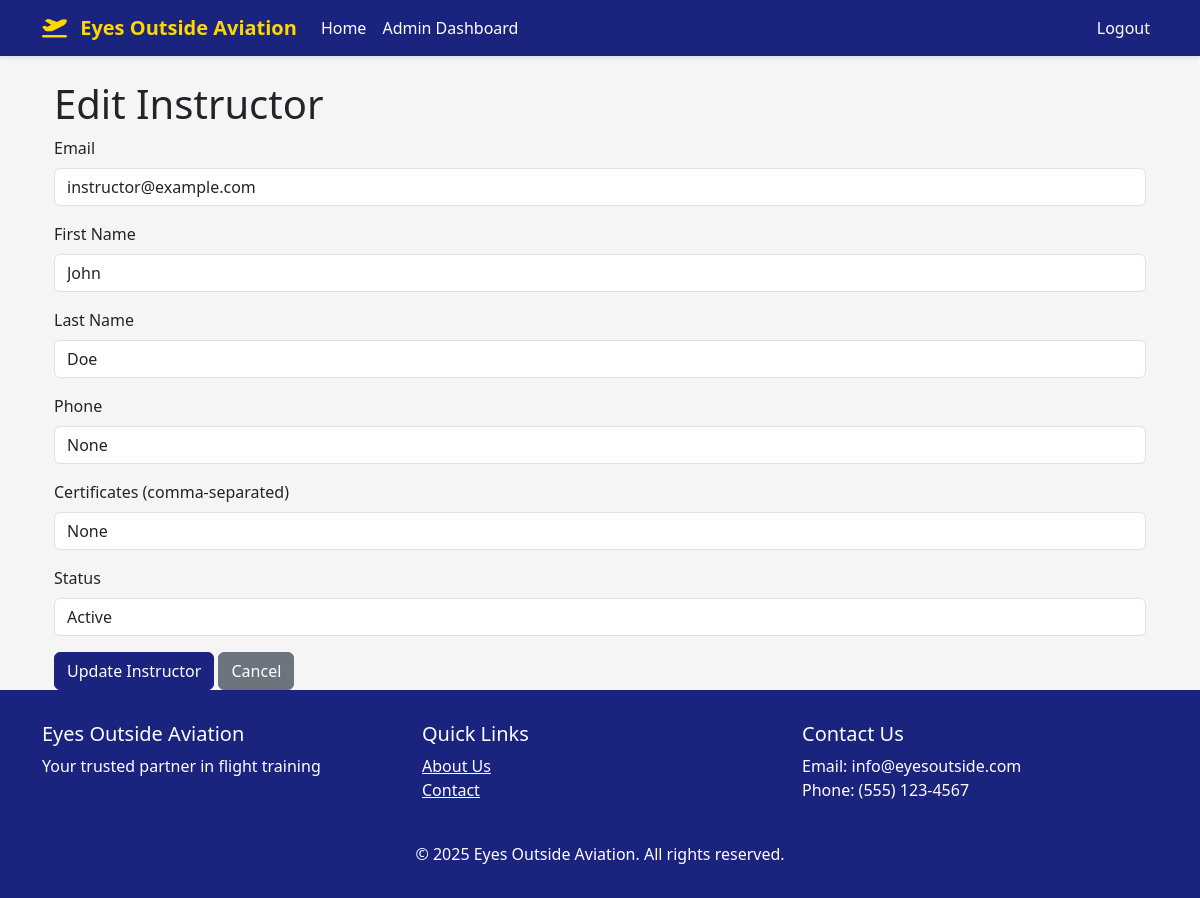
The app's page /admin/instructor/7/edit (signed in) with its own data.
### app/models.py (models this page shows, shortened)
class User(UserMixin, db.Model):
    id = db.Column(db.Integer, primary_key=True)
    email = db.Column(db.String(120), unique=True, nullable=False)
    first_name = db.Column(db.String(64))
    last_name = db.Column(db.String(64))
    name = db.Column(db.String(128))  # Full name, computed from first_name and last_name
    phone = db.Column(db.String(20))
    address = db.Column(db.String(256))
    password_hash = db.Column(db.String(128))
    is_admin = db.Column(db.Boolean, default=False)
    is_instructor = db.Column(db.Boolean, default=False)
    student_id = db.Column(db.String(20), unique=True)
    certificates = db.Column(db.String(200))
    status = db.Column(db.String(20), default='active')  # active, unavailable, inactive
    created_at = db.Column(db.DateTime, default=datetime.utcnow)
    bookings_as_student = db.relationship('Booking', backref='student', lazy='dynamic',
                                        foreign_keys='Booking.student_id')
    bookings_as_instructor = db.relationship('Booking', backref='instructor', lazy='dynamic',
                                           foreign_keys='Booking.instructor_id')

### app/routes/admin.py (the view, shortened to what this page needs)
@bp.route('/instructor/<int:instructor_id>/edit', methods=['GET', 'POST'])
@login_required
@admin_required
def edit_instructor(instructor_id):
    instructor = User.query.get_or_404(instructor_id)
    if not instructor.is_instructor:
        flash('User is not an instructor')
        return redirect(url_for('admin.manage_users'))
    return render_template('admin/edit_instructor.html', instructor=instructor)

### app/__init__.py (called while the page is built)
def create_app(config_class=Config):
    app = Flask(__name__)
    app.config.from_object(config_class)
    db.init_app(app)
    login_manager.init_app(app)
    mail.init_app(app)
    migrate.init_app(app, db)
    login_manager.login_view = 'auth.login'
    login_manager.login_message = 'Please log in to access this page.'
    from app.routes import auth, admin, booking, main
    app.register_blueprint(auth.bp, url_prefix='/auth')
    app.register_blueprint(admin.bp, url_prefix='/admin')
    app.register_blueprint(booking.bp, url_prefix='/booking')
    app.register_blueprint(main.bp)
    @app.context_processor
    def utility_processor():
        return {'now': datetime.now()}
    with app.app_context():
        db.create_all()
        db.session.commit()
    return app

@login_manager.user_loader
def load_user(id):
    return User.query.get(int(id))

### app/routes/admin.py (called while the page is built)
def admin_required(f):
    @wraps(f)
    def decorated_function(*args, **kwargs):
        if not current_user.is_authenticated or not current_user.is_admin:
            flash('You need to be an admin to access this page.', 'error')
            return redirect(url_for('main.index'))
        return f(*args, **kwargs)
    return decorated_function

### app/templates/admin/edit_instructor.html (shortened to what this page needs)
{% extends "base.html" %}
{% block content %}
<div class="container mt-4">
    <h1>Edit Instructor</h1>
    <form method="POST">
        <div class="mb-3">
            <label for="email" class="form-label">Email</label>
            <input type="email" class="form-control" id="email" name="email" value="{{ instructor.email }}" required>
        </div>
        <div class="mb-3">
            <label for="first_name" class="form-label">First Name</label>
            <input type="text" class="form-control" id="first_name" name="first_name" value="{{ instructor.first_name }}" required>
        </div>
        <div class="mb-3">
            <label for="last_name" class="form-label">Last Name</label>
            <input type="text" class="form-control" id="last_name" name="last_name" value="{{ instructor.last_name }}" required>
        </div>
        <div class="mb-3">
            <label for="phone" class="form-label">Phone</label>
            <input type="tel" class="form-control" id="phone" name="phone" value="{{ instructor.phone }}">
        </div>
        <div class="mb-3">
            <label for="certificates" class="form-label">Certificates (comma-separated)</label>
            <input type="text" class="form-control" id="certificates" name="certificates" value="{{ instructor.certificates }}" placeholder="CFI,CFII,MEI">
        </div>
        <div class="mb-3">
            <label for="status" class="form-label">Status</label>
            <select class="form-control" id="status" name="status">
                <option value="active" {% if instructor.status == 'active' %}selected{% endif %}>Active</option>
            </select>
        </div>
        <button type="submit" class="btn btn-primary">Update Instructor</button>
        <a href="{{ url_for('admin.manage_users') }}" class="btn btn-secondary">Cancel</a>
    </form>
</div>
{% endblock %}

### app/templates/base.html (style rules this page uses)
:root { --primary-color: #1a237e; --secondary-color: #0d47a1; --accent-color: #ffd700; }
body { font-family: 'Segoe UI', Tahoma, Geneva, Verdana, sans-serif; background-color: #f5f5f5; }
.btn-primary { background-color: var(--primary-color); border-color: var(--primary-color); }

### records on screen
User: email "instructor@example.com", first_name "John", last_name "Doe", phone "None", certificates "None", status "Active"
